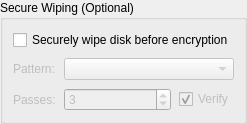
                                                <widget class="QGroupBox" name="diskWipeGroup">
                                                    <property name="title">
                                                        <string>Secure Wiping (Optional)</string>
                                                    </property>
                                                    <property name="sizePolicy">
                                                        <sizepolicy hsizetype="Expanding" vsizetype="Preferred">
                                                            <horstretch>0</horstretch>
                                                            <verstretch>0</verstretch>
                                                        </sizepolicy>
                                                    </property>
                                                    <layout class="QGridLayout" name="diskWipeLayout">
                                                        <property name="leftMargin">
                                                            <number>10</number>
                                                        </property>
                                                        <property name="topMargin">
                                                            <number>10</number>
                                                        </property>
                                                        <property name="rightMargin">
                                                            <number>10</number>
                                                        </property>
                                                        <property name="bottomMargin">
                                                            <number>10</number>
                                                        </property>
                                                        <property name="spacing">
                                                            <number>8</number>
                                                        </property>
                                                        <item row="0" column="0" colspan="2">
                                                            <widget class="QCheckBox" name="diskSecureWipeCheckBox">
                                                                <property name="text">
                                                                    <string>Securely wipe disk before encryption</string>
                                                                </property>
                                                                <property name="checked">
                                                                    <bool>false</bool>
                                                                </property>
                                                                <property name="toolTip">
                                                                    <string>Performs secure wiping to prevent data recovery</string>
                                                                </property>
                                                            </widget>
                                                        </item>
                                                        <item row="1" column="0">
                                                            <widget class="QLabel" name="wipePatternLabel">
                                                                <property name="text">
                                                                    <string>Pattern:</string>
                                                                </property>
                                                                <property name="enabled">
                                                                    <bool>false</bool>
                                                                </property>
                                                            </widget>
                                                        </item>
                                                        <item row="1" column="1">
                                                            <widget class="QComboBox" name="wipePatternComboBox">
                                                                <property name="enabled">
                                                                    <bool>false</bool>
                                                                </property>
                                                                <property name="sizePolicy">
                                                                    <sizepolicy hsizetype="Expanding" vsizetype="Fixed">
                                                                        <horstretch>1</horstretch>
                                                                        <verstretch>0</verstretch>
                                                                    </sizepolicy>
                                                                </property>
                                                                <property name="toolTip">
                                                                    <string>Select wiping pattern standard</string>
                                                                </property>
                                                            </widget>
                                                        </item>
                                                        <item row="2" column="0">
                                                            <widget class="QLabel" name="wipePassesLabel">
                                                                <property name="text">
                                                                    <string>Passes:</string>
                                                                </property>
                                                                <property name="enabled">
                                                                    <bool>false</bool>
                                                                </property>
                                                            </widget>
                                                        </item>
                                                        <item row="2" column="1">
                                                            <layout class="QHBoxLayout" name="passesLayout">
                                                                <item>
                                                                    <widget class="QSpinBox" name="wipePassesSpinBox">
                                                                        <property name="enabled">
                                                                            <bool>false</bool>
                                                                        </property>
                                                                        <property name="sizePolicy">
                                                                            <sizepolicy hsizetype="Expanding" vsizetype="Fixed">
                                                                                <horstretch>1</horstretch>
                                                                                <verstretch>0</verstretch>
                                                                            </sizepolicy>
                                                                        </property>
                                                                        <property name="minimum">
                                                                            <number>1</number>
                                                                        </property>
                                                                        <property name="maximum">
                                                                            <number>35</number>
                                                                        </property>
                                                                        <property name="value">
                                                                            <number>3</number>
                                                                        </property>
                                                                        <property name="toolTip">
                                                                            <string>Number of wipe passes to perform</string>
                                                                        </property>
                                                                    </widget>
                                                                </item>
                                                                <item>
                                                                    <widget class="QCheckBox" name="verifyWipeCheckBox">
                                                                        <property name="text">
                                                                            <string>Verify</string>
                                                                        </property>
                                                                        <property name="checked">
                                                                            <bool>true</bool>
                                                                        </property>
                                                                        <property name="enabled">
                                                                            <bool>false</bool>
                                                                        </property>
                                                                        <property name="toolTip">
                                                                            <string>Verifies each wipe pass to ensure proper wiping</string>
                                                                        </property>
                                                                    </widget>
                                                                </item>
                                                            </layout>
                                                        </item>
                                                    </layout>
                                                </widget>
